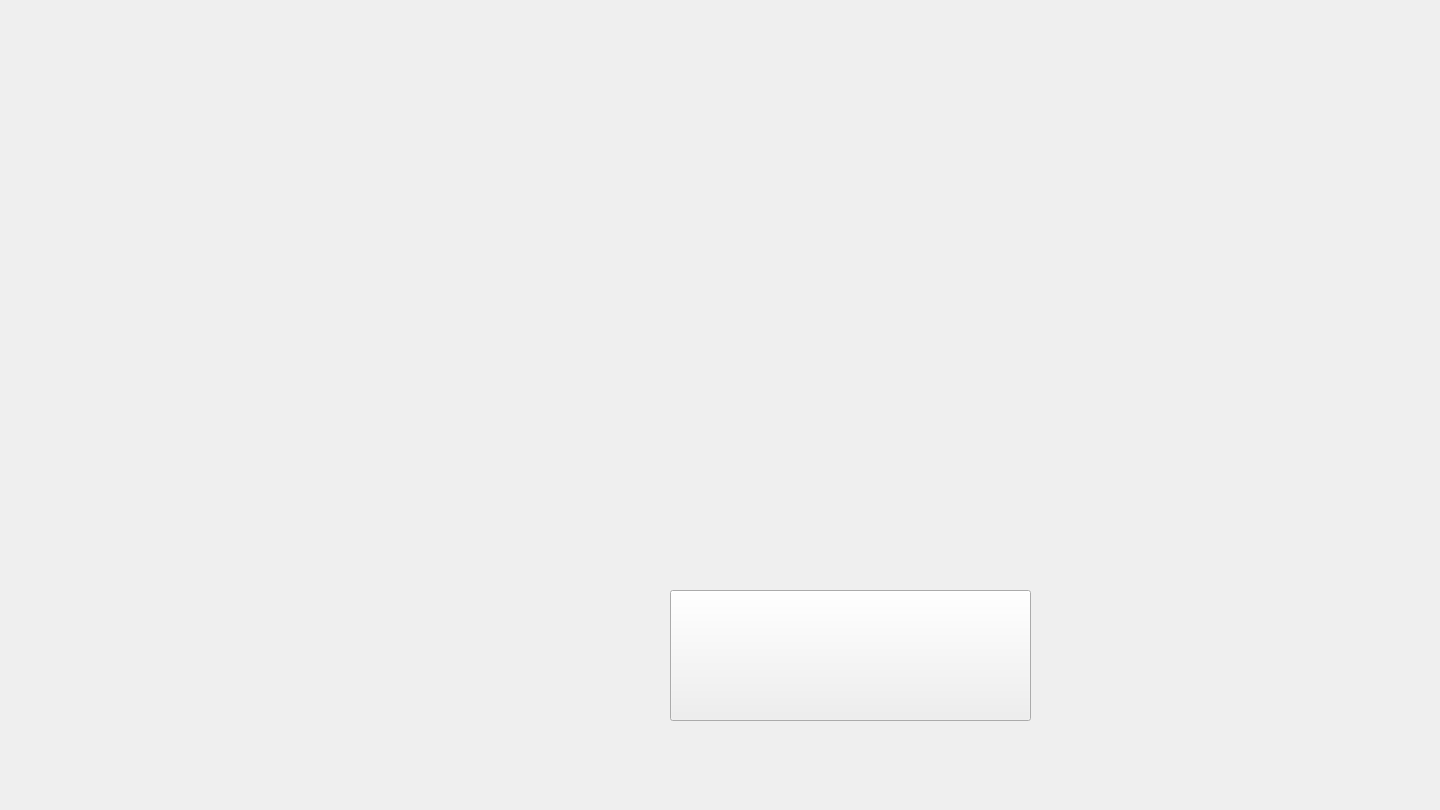
<?xml version="1.0" encoding="UTF-8"?>
<ui version="4.0">
 <class>MainWindow3</class>
 <widget class="QWidget" name="MainWindow3">
  <property name="geometry">
   <rect>
    <x>0</x>
    <y>0</y>
    <width>1440</width>
    <height>810</height>
   </rect>
  </property>
  <property name="windowTitle">
   <string>Form</string>
  </property>
  <widget class="QPushButton" name="BACK">
   <property name="geometry">
    <rect>
     <x>670</x>
     <y>590</y>
     <width>361</width>
     <height>131</height>
    </rect>
   </property>
   <property name="text">
    <string/>
   </property>
  </widget>
 </widget>
 <resources/>
 <connections/>
</ui>
